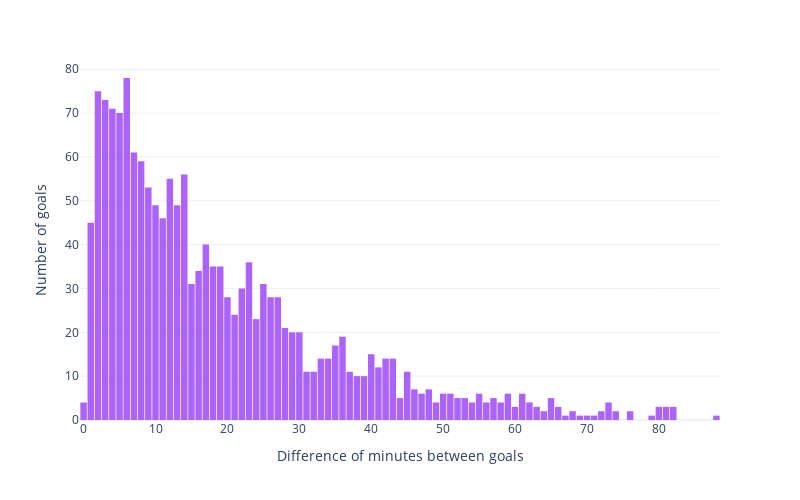

The notebook cell saved with this chart:
### Code cell
fig = px.histogram(diff_goal, x="diff_goal",nbins = 120,color_discrete_sequence=['#AB63FA'])
fig.update_layout(
    autosize=False,
    width=800,
    height=500,
    bargap=0.1,
    xaxis = dict(title = 'Difference of minutes between goals'),
    yaxis = dict(title ='Number of goals'),
    template = 'plotly_white')
fig.show()

### Figure 1 — Plotly figure (JSON) as saved in the notebook; plotly's stock layout.template omitted (floating-point values rounded to 4 significant figures; data arrays with more than 128 entries replaced by an {"elided": "..."} marker saying what was removed)
{"data": [{"alignmentgroup": "True", "bingroup": "x", "hovertemplate": "diff_goal=%{x}<br>count=%{y}<extra></extra>", "legendgroup": "", "marker": {"color": "#AB63FA", "pattern": {"shape": ""}}, "name": "", "nbinsx": 120, "offsetgroup": "", "orientation": "v", "showlegend": false, "type": "histogram", "x": {"elided": "1624 int values"}, "xaxis": "x", "yaxis": "y"}], "layout": {"autosize": false, "bargap": 0.1, "barmode": "relative", "height": 500, "legend": {"tracegroupgap": 0}, "margin": {"t": 60}, "width": 800, "xaxis": {"anchor": "y", "domain": [0, 1], "title": {"text": "Difference of minutes between goals"}}, "yaxis": {"anchor": "x", "domain": [0, 1], "title": {"text": "Number of goals"}}}}
